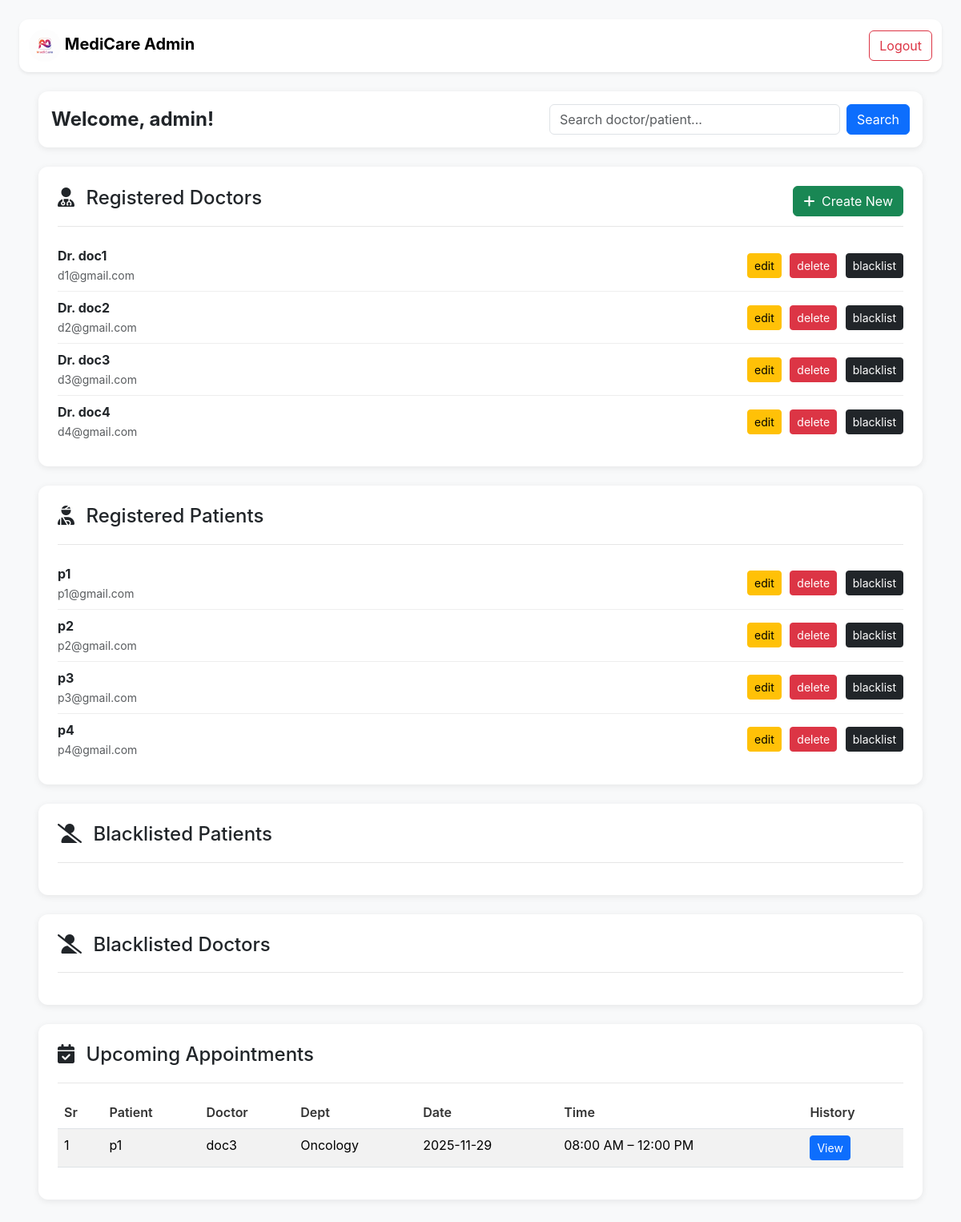
/admin, run on an earlier commit of the app's database.
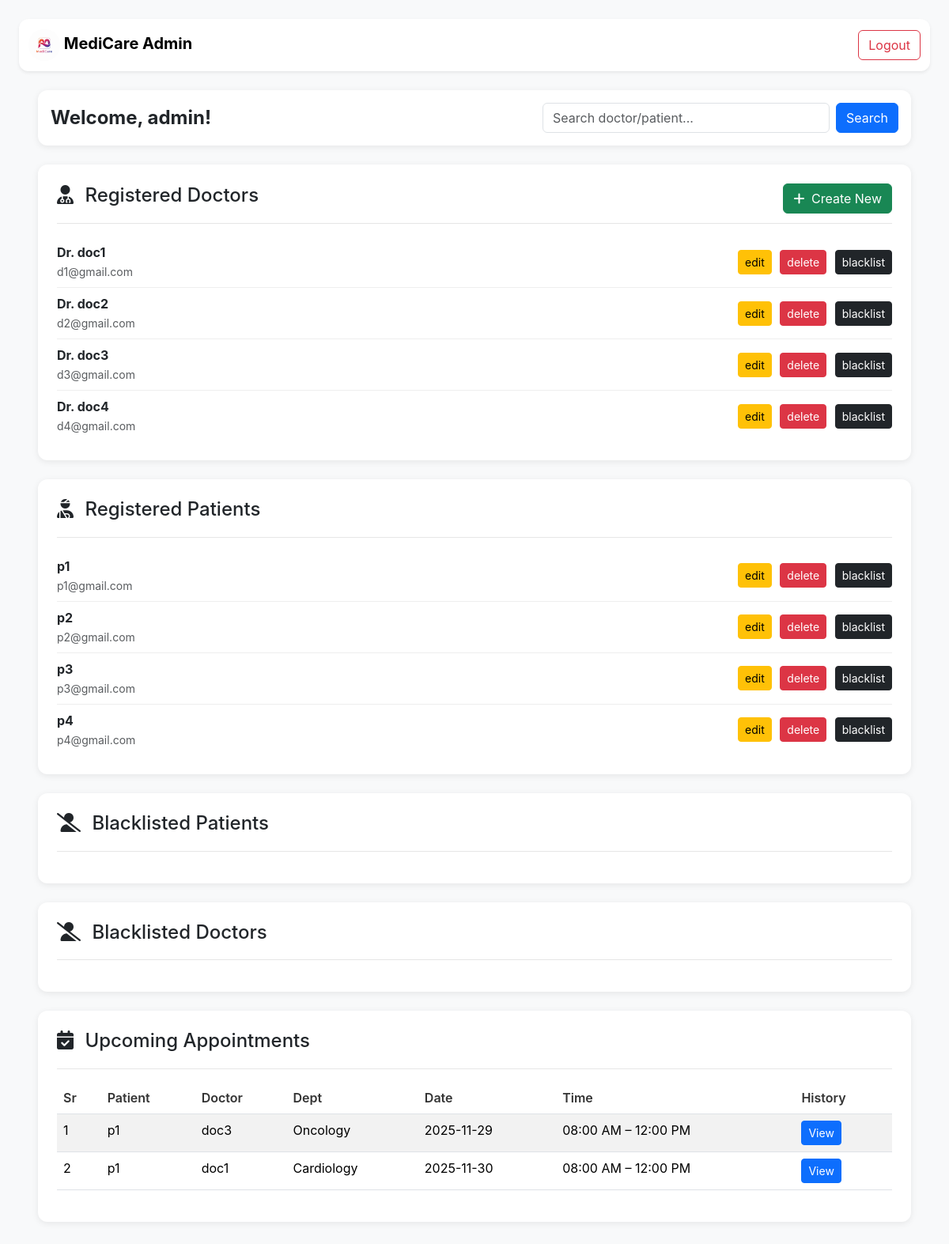
And on a later commit of the database.
### application/models.py (models this page shows)
class User(db.Model):
    __tablename__ = 'user'
    id = db.Column(db.Integer(),primary_key = True)
    blocked = db.Column(db.Boolean(), default=False, nullable=False)
    username = db.Column(db.String(), unique=True, nullable=False)
    password = db.Column(db.String(), nullable=False)
    type = db.Column(db.String(), default="patient", nullable=False)
    patient = db.relationship('Patient', backref='user', cascade="all, delete-orphan")
    doctor = db.relationship('Doctor', backref='user', cascade="all, delete-orphan")

class Doctor(db.Model):
    __tablename__ = 'doctor'
    id = db.Column(db.Integer(),primary_key = True)
    doctor_name = db.Column(db.String(), nullable=False)
    password = db.Column(db.String(), nullable=False)
    email = db.Column(db.String(), nullable=False)
    department_id = db.Column(db.Integer(), db.ForeignKey('department.id'), nullable=False)
    user_id = db.Column(db.Integer(), db.ForeignKey('user.id', ondelete="CASCADE"), nullable=False)
    type = db.Column(db.String(), nullable=False)
    experience = db.Column(db.Integer(), nullable=False)
    appointment = db.relationship('Appointment', backref='doctor')
    availability = db.relationship('Availability', backref='doctor', cascade="all, delete-orphan")

class Patient(db.Model):
    __tablename__ = 'patient'
    id = db.Column(db.Integer(),primary_key = True)
    blocked = db.Column(db.Boolean(), default=False, nullable=False)
    user_id = db.Column(db.Integer(), db.ForeignKey('user.id', ondelete="CASCADE"), nullable=False)
    name = db.Column(db.String(), nullable=False)
    age = db.Column(db.Integer(), nullable=False)
    gender = db.Column(db.String(), nullable=False)
    phone = db.Column(db.String(), nullable=False)
    email = db.Column(db.String(), nullable=False)
    appointment = db.relationship('Appointment', backref='patient')

class Appointment(db.Model):
    __tablename__ = 'appointment'
    id = db.Column(db.Integer(),primary_key = True)
    patient_id = db.Column(db.Integer(), db.ForeignKey('patient.id', ondelete="CASCADE"), nullable=True)
    doctor_id = db.Column(db.Integer(), db.ForeignKey('doctor.id', ondelete="CASCADE"), nullable=True)
    date = db.Column(db.String(), nullable=False)
    time = db.Column(db.String(), nullable=False)
    visit_type = db.Column(db.String(), default="In-person", nullable=False)
    status = db.Column(db.String(), default="Upcoming")

class Department(db.Model):
    __tablename__ = 'department'
    id = db.Column(db.Integer(),primary_key = True)
    name = db.Column(db.String())
    description = db.Column(db.String())
    doctor = db.relationship('Doctor', backref='department')

### application/controllers.py (the view, shortened to what this page needs)
@app.route("/admin")
def admin_dash():
    q = request.args.get("q", "").strip()
    if q == "":
        doctors = Doctor.query.join(User).filter(User.blocked == False).all()
        blacklisted_doctors = Doctor.query.join(User).filter(User.blocked == True).all()
        patients = Patient.query.filter_by(blocked=False).all()
        blacklisted_patients = Patient.query.filter_by(blocked=True).all()
        upcoming = Appointment.query.join(Patient).join(Doctor).filter(Appointment.status == "Upcoming").all()
    this_user = User.query.filter_by(type="admin").first()
    return render_template("admin_dash.html",
        this_user=this_user,
        doctors=doctors,
        patients=patients,
        q=q,
        blacklisted_patients=blacklisted_patients,
        blacklisted_doctors=blacklisted_doctors,
        upcoming=upcoming)

### templates/admin_dash.html (shortened to what this page needs)
<!DOCTYPE html>
<html lang="en">
<head>
    <link href="https://cdn.jsdelivr.net/npm/bootstrap@5.3.2/dist/css/bootstrap.min.css" rel="stylesheet">
</head>
<body class="p-4">
    <nav class="navbar navbar-expand-lg navbar-light bg-white shadow-sm mb-4" style="border-radius: 0.75rem;">
        <div class="container-fluid">
            <a class="navbar-brand fw-bold" href="/">
                <img src="../static/logo2.png" style="height: 40px; border-radius: 50%;">
                MediCare Admin
            </a>
            <div class="collapse navbar-collapse" id="adminNav">
                <ul class="navbar-nav ms-auto">
                    <li class="nav-item">
                        <a href="/logout" class="btn btn-outline-danger">Logout</a>
                    </li>
                </ul>
            </div>
        </div>
    </nav>
    <main class="container-fluid px-4">
        <div class="card p-3 mb-4">
            <div class="d-flex justify-content-between align-items-center">
                <h4 class="fw-bold mb-0">Welcome, {{this_user.username}}!</h4>
                <form class="d-flex align-items-center gap-2" method="get" action="/admin"
                    style="max-width: 450px; width: 100%;">
                    <div class="position-relative w-100">
                        <input name="q" id="searchInput" class="form-control" type="text"
                            placeholder="Search doctor/patient..." value="{{ q }}" style="padding-right: 35px;">
                    </div>
                    <button class="btn btn-primary" type="submit">Search</button>
                </form>
            </div>
        </div>
        <div class="card p-4 mb-4">
            <div class="section-header">
                <h4><i class="fa-solid fa-user-doctor me-2"></i> Registered Doctors</h4>
                <a href="/add_doctor" class="btn btn-success"><i class="fa-solid fa-plus me-1"></i> Create New</a>
            </div>
            <ul class="list-group list-group-flush mt-3">
                {% for d in doctors %}
                <li class="list-group-item d-flex justify-content-between align-items-center">
                    <div>
                        <strong>Dr. {{ d.doctor_name }}</strong><br>
                        <small class="text-muted">{{ d.email }}</small>
                    </div>
                    <div class="admin-buttons">
                        <a href="/edit_doctor/{{ d.id }}" class="btn btn-warning btn-sm">edit</a>
                        <a href="/delete_doctor/{{ d.id }}" class="btn btn-danger btn-sm">delete</a>
                        <a href="/blacklist_doctor/{{ d.id }}" class="btn btn-dark btn-sm">blacklist</a>
                    </div>
                </li>
                {% endfor %}
            </ul>
        </div>
        <div class="card p-4 mb-4">
            <div class="section-header">
                <h4><i class="fa-solid fa-user-injured me-2"></i> Registered Patients</h4>
            </div>
            <ul class="list-group list-group-flush mt-3">
                {% for p in patients %}
                <li class="list-group-item d-flex justify-content-between align-items-center">
                    <div>
                        <strong>{{ p.name }}</strong><br>
                        <small class="text-muted">{{ p.email }}</small>
                    </div>
                    <div class="admin-buttons">
                        <a href="/edit_patient/{{ p.id }}" class="btn btn-warning btn-sm">edit</a>
                        <a href="/delete_patient/{{ p.id }}" class="btn btn-danger btn-sm">delete</a>
                        <a href="/blacklist_patient/{{ p.id }}" class="btn btn-dark btn-sm">blacklist</a>
                    </div>
                </li>
                {% endfor %}
            </ul>
        </div>
        <div class="card p-4 mb-4">
            <div class="section-header">
                <h4><i class="fa-solid fa-user-slash me-2"></i> Blacklisted Patients</h4>
            </div>
        </div>
        <div class="card p-4 mb-4">
            <div class="section-header">
                <h4><i class="fa-solid fa-user-slash me-2"></i> Blacklisted Doctors</h4>
            </div>
        </div>
        <div class="card p-4 mb-4">
            <div class="section-header">
                <h4><i class="fa-solid fa-calendar-check me-2"></i> Upcoming Appointments</h4>
            </div>
            <div class="table-responsive mt-3">
                <table class="table table-striped">
                    <thead>
                        <tr>
                            <th>Sr</th>
                            <th>Patient</th>
                            <th>Doctor</th>
                            <th>Dept</th>
                            <th>Date</th>
                            <th>Time</th>
                            <th>History</th>
                        </tr>
                    </thead>
                    <tbody>
                        {% for a in upcoming %}
                        <tr>
                            <td>{{ loop.index }}</td>
                            <td>{{ a.patient.name }}</td>
                            <td>{{ a.doctor.doctor_name }}</td>
                            <td>{{ a.doctor.department.name }}</td>
                            <td>{{ a.date }}</td>
                            <td>
                                {% if a.time == "morning" %}
                                08:00 AM – 12:00 PM
                                {% else %}
                                04:00 PM – 09:00 PM
                                {% endif %}
                            </td>
                            <td>
                                <a href="/patient_history?id={{ a.patient_id }}" class="btn btn-primary btn-sm">View</a>
                            </td>
                        </tr>
                        {% endfor %}
                    </tbody>
                </table>
            </div>
        </div>
    </main>
</body>
</html>

### templates/admin_dash.html (style rules this page uses)
body { font-family: 'Inter', sans-serif; background-color: #f8f9fa; }
.card { border: none; border-radius: 0.75rem; box-shadow: 0px 2px 8px rgba(0, 0, 0, 0.08); width: 100% !important; }
.section-header { display: flex; justify-content: space-between; align-items: center; padding-bottom: 12px; border-bottom: 1px solid #e6e6e6; }
.list-group-item { border: none !important; padding-left: 0 !important; padding-right: 0 !important; }
.list-group-item+.list-group-item { border-top: 1px solid #eee !important; }
.admin-buttons .btn { margin-left: 6px; }
.table thead { background: #f1f3f5; }
.table th { font-weight: 600; color: #333; }

What changed in the data, as far as the page shows it:
added Appointment: patient.name "p1", doctor.doctor_name "doc1", doctor.department.name "Cardiology", date "2025-11-30", time "08:00 AM – 12:00 PM"
